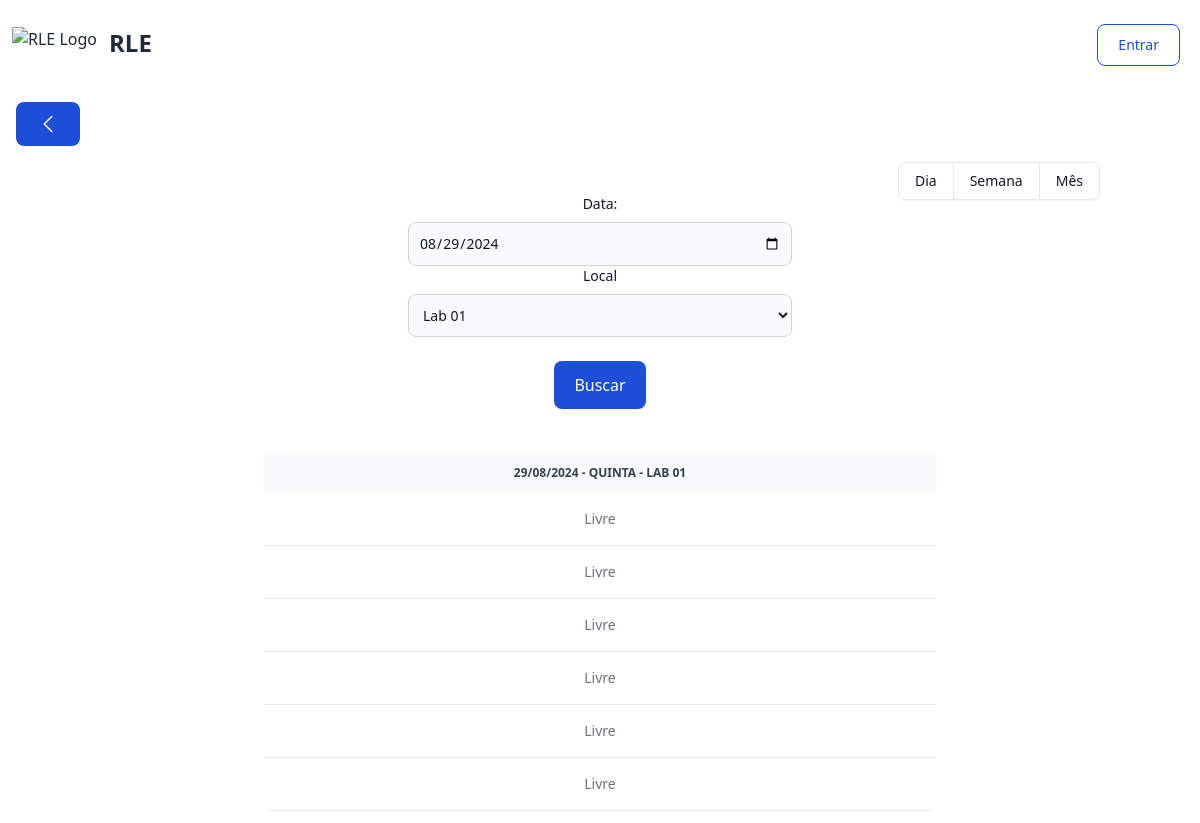
The page /Calendario/diaV3.php on the database as committed earlier.
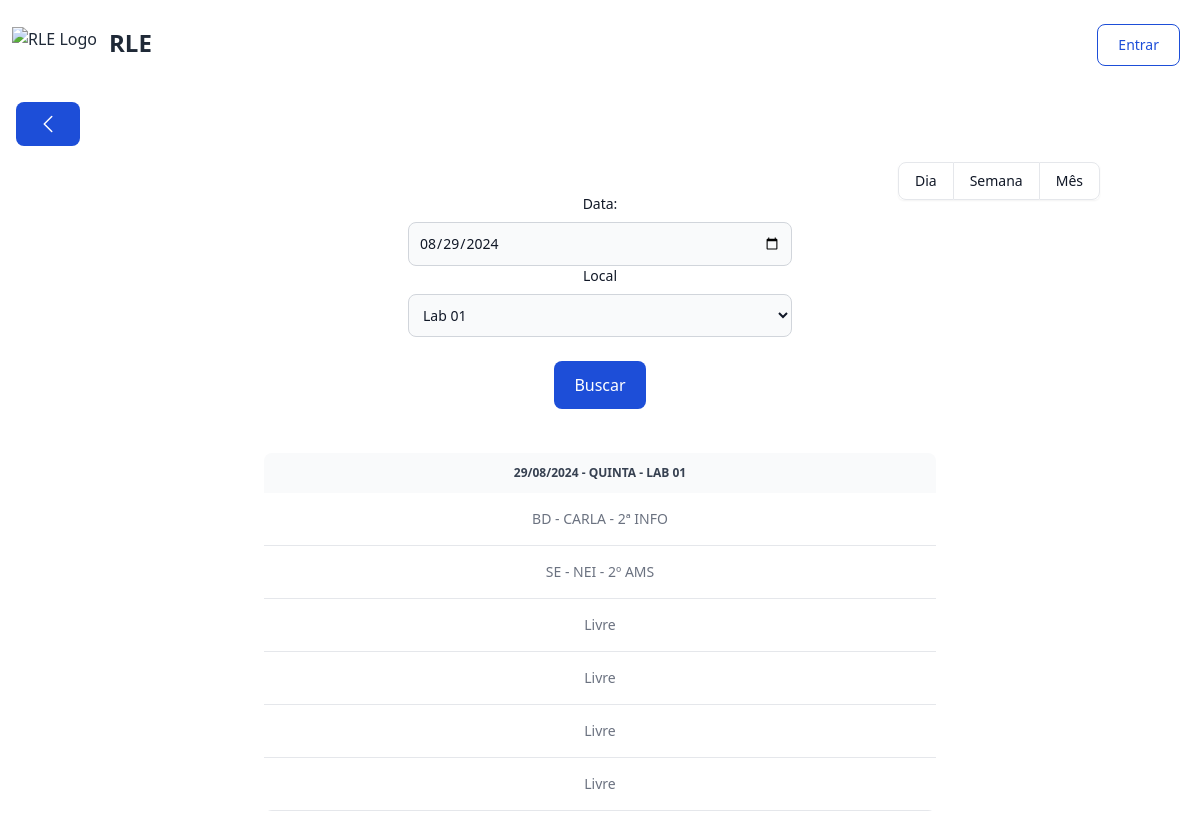
The same page on the database as committed later.
### tables this page shows
CREATE TABLE `cronograma` (
  `cro_cod` int(11) NOT NULL,
  `cro_desc` varchar(200) DEFAULT NULL,
  `cro_aula` int(11) NOT NULL,
  `cro_sem` int(11) NOT NULL,
  `cro_isActive` bit(1) NOT NULL,
  `lab_cod` int(11) NOT NULL,
  `prof_cod` int(11) NOT NULL
);

### Calendario/diaV3.php (the view, shortened to what the changed rows need)
<?php
include_once ("../navbar2.php");
$translate = array(
    0 => "Domingo",
    1 => "Segunda",
    2 => "Terça",
    3 => "Quarta",
    4 => "Quinta",
    5 => "Sexta",
    6 => "Sabado",
);
if (isset($_GET['data'])) {
    $data = $_GET['data'];
    $timestamp = strtotime((new DateTime( $data))->format('d-m-Y'));
    $arrydata = getdate($timestamp);
    $sem = $arrydata['wday'];
} else {
    $data = date("Y-m-d");
    $arrydata = getdate();
    $sem = $arrydata['wday'];
}
if (isset($_GET['lab'])) {
    $lab = $_GET['lab'];
} else {
    $labs = mysqli_fetch_array(mysqli_query($conexao, "SELECT * FROM laboratorio"));
    $lab = $labs['lab_cod'];
}
$labnome = mysqli_fetch_array(mysqli_query($conexao, "SELECT * FROM laboratorio WHERE lab_cod='$lab'"));
$nomelab = $labnome["lab_nome"];
?>
<div class="container mx-auto px-3">
<br>
<div class="row g-0 text-center">
        <?php
        $slq_cronograma = mysqli_query($conexao, "SELECT c.cro_aula as aula,c.cro_desc as descr,c.cro_isActive as active, p.prof_nome as prof FROM cronograma as c INNER JOIN laboratorio as l on c.lab_cod=l.lab_cod INNER JOIN professor as p on c.prof_cod=p.prof_cod WHERE c.cro_sem = '$sem' AND l.lab_cod = '$lab' ORDER BY c.cro_aula ASC");
        while ($cronograma = mysqli_fetch_array($slq_cronograma)) {
            switch ($cronograma["aula"]) {
                case "1":
                    $aula1 = ['desc' => $cronograma['descr']];
                    break;
                case "2":
                    $aula2 = ['desc' => $cronograma['descr']];
                    break;
                }
        }
        ?>
        <br>
<div class="relative overflow-x-auto sm:rounded-lg | max-w-2xl mx-auto mb-3 mt-2">
<table class="w-full text-sm text-center rtl:text-right text-gray-500 dark:text-gray-400">
    <thead class="text-xs text-gray-700 uppercase bg-gray-50 dark:bg-gray-700 dark:text-gray-400">
        <tr>
            <th scope="col" class="px-6 py-3">
                <?php echo (new DateTime($data))->format('d/m/Y').' - '. $translate[$arrydata['wday']].' - '.$nomelab; ?>
            </th>
    </thead>
    <tbody>
   <div class="col-sm-6 col-md-8">
   <?php
    echo '<tr class="bg-white border-b dark:bg-gray-800 dark:border-gray-700"><td class="px-6 py-4">';
    if(!isset($aula1['desc'])){echo "Livre ";}else{echo $aula1['desc'];if(isset($aula1['prof'])){echo ' - '.$aula1['prof'];}}
    echo '</td></tr>';
    echo '<tr class="bg-white border-b dark:bg-gray-800 dark:border-gray-700"><td class="px-6 py-4">';
    if(!isset($aula2['desc'])){echo "Livre ";}else{echo $aula2['desc'];if(isset($aula2['prof'])){echo ' - '.$aula2['prof'];}}
    echo '</td></tr>';
    ?>
    </tbody>
    </table>
</div>
</div>
</div>

Rows that differ between the two databases and show on the page:
added cronograma: cro_desc "BD - CARLA - 2ª INFO"
added cronograma: cro_desc "SE - NEI - 2º AMS"
Other text that changed with them:
text no longer shown: "Livre Livre"
